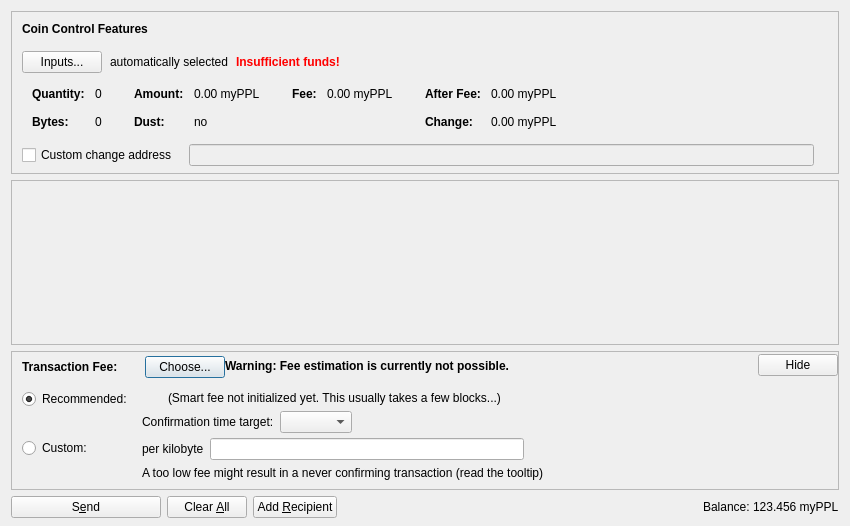
<?xml version="1.0" encoding="UTF-8"?>
<ui version="4.0">
 <class>SendCoinsDialog</class>
 <widget class="QDialog" name="SendCoinsDialog">
  <property name="geometry">
   <rect>
    <x>0</x>
    <y>0</y>
    <width>850</width>
    <height>526</height>
   </rect>
  </property>
  <property name="windowTitle">
   <string>Send Coins</string>
  </property>
  <layout class="QVBoxLayout" name="verticalLayout" stretch="0,1,0,0">
   <property name="bottomMargin">
    <number>8</number>
   </property>
   <item>
    <widget class="QFrame" name="frameCoinControl">
     <property name="sizePolicy">
      <sizepolicy hsizetype="Expanding" vsizetype="Expanding">
       <horstretch>0</horstretch>
       <verstretch>0</verstretch>
      </sizepolicy>
     </property>
     <property name="maximumSize">
      <size>
       <width>16777215</width>
       <height>16777215</height>
      </size>
     </property>
     <property name="frameShape">
      <enum>QFrame::StyledPanel</enum>
     </property>
     <property name="frameShadow">
      <enum>QFrame::Sunken</enum>
     </property>
     <layout class="QVBoxLayout" name="verticalLayoutCoinControl2">
      <property name="spacing">
       <number>0</number>
      </property>
      <property name="leftMargin">
       <number>0</number>
      </property>
      <property name="topMargin">
       <number>0</number>
      </property>
      <property name="rightMargin">
       <number>0</number>
      </property>
      <property name="bottomMargin">
       <number>6</number>
      </property>
      <item>
       <layout class="QVBoxLayout" name="verticalLayoutCoinControl" stretch="0,0,0,0,1">
        <property name="spacing">
         <number>0</number>
        </property>
        <property name="leftMargin">
         <number>10</number>
        </property>
        <property name="topMargin">
         <number>10</number>
        </property>
        <item>
         <layout class="QHBoxLayout" name="horizontalLayoutCoinControl1">
          <property name="bottomMargin">
           <number>15</number>
          </property>
          <item>
           <widget class="QLabel" name="labelCoinControlFeatures">
            <property name="sizePolicy">
             <sizepolicy hsizetype="Preferred" vsizetype="Maximum">
              <horstretch>0</horstretch>
              <verstretch>0</verstretch>
             </sizepolicy>
            </property>
            <property name="font">
             <font>
              <weight>75</weight>
              <bold>true</bold>
             </font>
            </property>
            <property name="styleSheet">
             <string notr="true">font-weight:bold;</string>
            </property>
            <property name="text">
             <string>Coin Control Features</string>
            </property>
           </widget>
          </item>
         </layout>
        </item>
        <item>
         <layout class="QHBoxLayout" name="horizontalLayoutCoinControl2" stretch="0,0,0,0">
          <property name="spacing">
           <number>8</number>
          </property>
          <property name="bottomMargin">
           <number>10</number>
          </property>
          <item>
           <widget class="QPushButton" name="pushButtonCoinControl">
            <property name="styleSheet">
             <string notr="true"/>
            </property>
            <property name="text">
             <string>Inputs...</string>
            </property>
            <property name="autoDefault">
             <bool>false</bool>
            </property>
           </widget>
          </item>
          <item>
           <widget class="QLabel" name="labelCoinControlAutomaticallySelected">
            <property name="text">
             <string>automatically selected</string>
            </property>
            <property name="margin">
             <number>5</number>
            </property>
           </widget>
          </item>
          <item>
           <widget class="QLabel" name="labelCoinControlInsuffFunds">
            <property name="font">
             <font>
              <weight>75</weight>
              <bold>true</bold>
             </font>
            </property>
            <property name="styleSheet">
             <string notr="true">color:red;font-weight:bold;</string>
            </property>
            <property name="text">
             <string>Insufficient funds!</string>
            </property>
            <property name="margin">
             <number>5</number>
            </property>
           </widget>
          </item>
          <item>
           <spacer name="horizontalSpacerCoinControl">
            <property name="orientation">
             <enum>Qt::Horizontal</enum>
            </property>
            <property name="sizeHint" stdset="0">
             <size>
              <width>40</width>
              <height>1</height>
             </size>
            </property>
           </spacer>
          </item>
         </layout>
        </item>
        <item>
         <widget class="QWidget" name="widgetCoinControl" native="true">
          <property name="sizePolicy">
           <sizepolicy hsizetype="Preferred" vsizetype="Preferred">
            <horstretch>0</horstretch>
            <verstretch>0</verstretch>
           </sizepolicy>
          </property>
          <property name="minimumSize">
           <size>
            <width>0</width>
            <height>0</height>
           </size>
          </property>
          <property name="styleSheet">
           <string notr="true"/>
          </property>
          <layout class="QHBoxLayout" name="horizontalLayoutCoinControl5">
           <property name="leftMargin">
            <number>0</number>
           </property>
           <property name="topMargin">
            <number>0</number>
           </property>
           <property name="rightMargin">
            <number>0</number>
           </property>
           <property name="bottomMargin">
            <number>0</number>
           </property>
           <item>
            <layout class="QHBoxLayout" name="horizontalLayoutCoinControl3" stretch="0,0,0,1">
             <property name="spacing">
              <number>20</number>
             </property>
             <property name="topMargin">
              <number>0</number>
             </property>
             <property name="bottomMargin">
              <number>10</number>
             </property>
             <item>
              <layout class="QFormLayout" name="formLayoutCoinControl1">
               <property name="horizontalSpacing">
                <number>10</number>
               </property>
               <property name="verticalSpacing">
                <number>14</number>
               </property>
               <property name="leftMargin">
                <number>10</number>
               </property>
               <property name="topMargin">
                <number>4</number>
               </property>
               <property name="rightMargin">
                <number>6</number>
               </property>
               <item row="0" column="0">
                <widget class="QLabel" name="labelCoinControlQuantityText">
                 <property name="font">
                  <font>
                   <weight>75</weight>
                   <bold>true</bold>
                  </font>
                 </property>
                 <property name="text">
                  <string>Quantity:</string>
                 </property>
                 <property name="margin">
                  <number>0</number>
                 </property>
                </widget>
               </item>
               <item row="0" column="1">
                <widget class="QLabel" name="labelCoinControlQuantity">
                 <property name="cursor">
                  <cursorShape>IBeamCursor</cursorShape>
                 </property>
                 <property name="contextMenuPolicy">
                  <enum>Qt::ActionsContextMenu</enum>
                 </property>
                 <property name="text">
                  <string notr="true">0</string>
                 </property>
                 <property name="margin">
                  <number>0</number>
                 </property>
                 <property name="textInteractionFlags">
                  <set>Qt::LinksAccessibleByMouse|Qt::TextSelectableByKeyboard|Qt::TextSelectableByMouse</set>
                 </property>
                </widget>
               </item>
               <item row="1" column="0">
                <widget class="QLabel" name="labelCoinControlBytesText">
                 <property name="font">
                  <font>
                   <weight>75</weight>
                   <bold>true</bold>
                  </font>
                 </property>
                 <property name="text">
                  <string>Bytes:</string>
                 </property>
                </widget>
               </item>
               <item row="1" column="1">
                <widget class="QLabel" name="labelCoinControlBytes">
                 <property name="cursor">
                  <cursorShape>IBeamCursor</cursorShape>
                 </property>
                 <property name="contextMenuPolicy">
                  <enum>Qt::ActionsContextMenu</enum>
                 </property>
                 <property name="text">
                  <string notr="true">0</string>
                 </property>
                 <property name="textInteractionFlags">
                  <set>Qt::LinksAccessibleByMouse|Qt::TextSelectableByKeyboard|Qt::TextSelectableByMouse</set>
                 </property>
                </widget>
               </item>
              </layout>
             </item>
             <item>
              <layout class="QFormLayout" name="formLayoutCoinControl2">
               <property name="horizontalSpacing">
                <number>10</number>
               </property>
               <property name="verticalSpacing">
                <number>14</number>
               </property>
               <property name="leftMargin">
                <number>6</number>
               </property>
               <property name="topMargin">
                <number>4</number>
               </property>
               <property name="rightMargin">
                <number>6</number>
               </property>
               <item row="0" column="0">
                <widget class="QLabel" name="labelCoinControlAmountText">
                 <property name="font">
                  <font>
                   <weight>75</weight>
                   <bold>true</bold>
                  </font>
                 </property>
                 <property name="text">
                  <string>Amount:</string>
                 </property>
                 <property name="margin">
                  <number>0</number>
                 </property>
                </widget>
               </item>
               <item row="0" column="1">
                <widget class="QLabel" name="labelCoinControlAmount">
                 <property name="cursor">
                  <cursorShape>IBeamCursor</cursorShape>
                 </property>
                 <property name="contextMenuPolicy">
                  <enum>Qt::ActionsContextMenu</enum>
                 </property>
                 <property name="text">
                  <string notr="true">0.00 myPPL</string>
                 </property>
                 <property name="textInteractionFlags">
                  <set>Qt::LinksAccessibleByMouse|Qt::TextSelectableByKeyboard|Qt::TextSelectableByMouse</set>
                 </property>
                </widget>
               </item>
               <item row="1" column="0">
                <widget class="QLabel" name="labelCoinControlLowOutputText">
                 <property name="font">
                  <font>
                   <weight>75</weight>
                   <bold>true</bold>
                  </font>
                 </property>
                 <property name="text">
                  <string>Dust:</string>
                 </property>
                </widget>
               </item>
               <item row="1" column="1">
                <widget class="QLabel" name="labelCoinControlLowOutput">
                 <property name="cursor">
                  <cursorShape>IBeamCursor</cursorShape>
                 </property>
                 <property name="contextMenuPolicy">
                  <enum>Qt::ActionsContextMenu</enum>
                 </property>
                 <property name="text">
                  <string notr="true">no</string>
                 </property>
                 <property name="textInteractionFlags">
                  <set>Qt::LinksAccessibleByMouse|Qt::TextSelectableByKeyboard|Qt::TextSelectableByMouse</set>
                 </property>
                </widget>
               </item>
              </layout>
             </item>
             <item>
              <layout class="QFormLayout" name="formLayoutCoinControl3">
               <property name="horizontalSpacing">
                <number>10</number>
               </property>
               <property name="verticalSpacing">
                <number>14</number>
               </property>
               <property name="leftMargin">
                <number>6</number>
               </property>
               <property name="topMargin">
                <number>4</number>
               </property>
               <property name="rightMargin">
                <number>6</number>
               </property>
               <item row="0" column="0">
                <widget class="QLabel" name="labelCoinControlFeeText">
                 <property name="font">
                  <font>
                   <weight>75</weight>
                   <bold>true</bold>
                  </font>
                 </property>
                 <property name="text">
                  <string>Fee:</string>
                 </property>
                 <property name="margin">
                  <number>0</number>
                 </property>
                </widget>
               </item>
               <item row="0" column="1">
                <widget class="QLabel" name="labelCoinControlFee">
                 <property name="cursor">
                  <cursorShape>IBeamCursor</cursorShape>
                 </property>
                 <property name="contextMenuPolicy">
                  <enum>Qt::ActionsContextMenu</enum>
                 </property>
                 <property name="text">
                  <string notr="true">0.00 myPPL</string>
                 </property>
                 <property name="textInteractionFlags">
                  <set>Qt::LinksAccessibleByMouse|Qt::TextSelectableByKeyboard|Qt::TextSelectableByMouse</set>
                 </property>
                </widget>
               </item>
              </layout>
             </item>
             <item>
              <layout class="QFormLayout" name="formLayoutCoinControl4">
               <property name="horizontalSpacing">
                <number>10</number>
               </property>
               <property name="verticalSpacing">
                <number>14</number>
               </property>
               <property name="leftMargin">
                <number>6</number>
               </property>
               <property name="topMargin">
                <number>4</number>
               </property>
               <property name="rightMargin">
                <number>6</number>
               </property>
               <item row="0" column="0">
                <widget class="QLabel" name="labelCoinControlAfterFeeText">
                 <property name="font">
                  <font>
                   <weight>75</weight>
                   <bold>true</bold>
                  </font>
                 </property>
                 <property name="text">
                  <string>After Fee:</string>
                 </property>
                 <property name="margin">
                  <number>0</number>
                 </property>
                </widget>
               </item>
               <item row="0" column="1">
                <widget class="QLabel" name="labelCoinControlAfterFee">
                 <property name="cursor">
                  <cursorShape>IBeamCursor</cursorShape>
                 </property>
                 <property name="contextMenuPolicy">
                  <enum>Qt::ActionsContextMenu</enum>
                 </property>
                 <property name="text">
                  <string notr="true">0.00 myPPL</string>
                 </property>
                 <property name="textInteractionFlags">
                  <set>Qt::LinksAccessibleByMouse|Qt::TextSelectableByKeyboard|Qt::TextSelectableByMouse</set>
                 </property>
                </widget>
               </item>
               <item row="1" column="0">
                <widget class="QLabel" name="labelCoinControlChangeText">
                 <property name="font">
                  <font>
                   <weight>75</weight>
                   <bold>true</bold>
                  </font>
                 </property>
                 <property name="text">
                  <string>Change:</string>
                 </property>
                </widget>
               </item>
               <item row="1" column="1">
                <widget class="QLabel" name="labelCoinControlChange">
                 <property name="cursor">
                  <cursorShape>IBeamCursor</cursorShape>
                 </property>
                 <property name="contextMenuPolicy">
                  <enum>Qt::ActionsContextMenu</enum>
                 </property>
                 <property name="text">
                  <string notr="true">0.00 myPPL</string>
                 </property>
                 <property name="textInteractionFlags">
                  <set>Qt::LinksAccessibleByMouse|Qt::TextSelectableByKeyboard|Qt::TextSelectableByMouse</set>
                 </property>
                </widget>
               </item>
              </layout>
             </item>
            </layout>
           </item>
          </layout>
         </widget>
        </item>
        <item>
         <layout class="QHBoxLayout" name="horizontalLayoutCoinControl4" stretch="0,0,0">
          <property name="spacing">
           <number>12</number>
          </property>
          <property name="sizeConstraint">
           <enum>QLayout::SetDefaultConstraint</enum>
          </property>
          <property name="topMargin">
           <number>5</number>
          </property>
          <property name="rightMargin">
           <number>5</number>
          </property>
          <item>
           <widget class="QCheckBox" name="checkBoxCoinControlChange">
            <property name="toolTip">
             <string>If this is activated, but the change address is empty or invalid, change will be sent to a newly generated address.</string>
            </property>
            <property name="text">
             <string>Custom change address</string>
            </property>
           </widget>
          </item>
          <item>
           <widget class="QValidatedLineEdit" name="lineEditCoinControlChange">
            <property name="enabled">
             <bool>false</bool>
            </property>
            <property name="sizePolicy">
             <sizepolicy hsizetype="Expanding" vsizetype="Fixed">
              <horstretch>0</horstretch>
              <verstretch>0</verstretch>
             </sizepolicy>
            </property>
           </widget>
          </item>
          <item>
           <widget class="QLabel" name="labelCoinControlChangeLabel">
            <property name="sizePolicy">
             <sizepolicy hsizetype="Preferred" vsizetype="Expanding">
              <horstretch>0</horstretch>
              <verstretch>0</verstretch>
             </sizepolicy>
            </property>
            <property name="minimumSize">
             <size>
              <width>0</width>
              <height>0</height>
             </size>
            </property>
            <property name="text">
             <string/>
            </property>
            <property name="margin">
             <number>3</number>
            </property>
           </widget>
          </item>
         </layout>
        </item>
        <item>
         <spacer name="verticalSpacerCoinControl">
          <property name="orientation">
           <enum>Qt::Vertical</enum>
          </property>
          <property name="sizeHint" stdset="0">
           <size>
            <width>800</width>
            <height>1</height>
           </size>
          </property>
         </spacer>
        </item>
       </layout>
      </item>
     </layout>
    </widget>
   </item>
   <item>
    <widget class="QScrollArea" name="scrollArea">
     <property name="widgetResizable">
      <bool>true</bool>
     </property>
     <widget class="QWidget" name="scrollAreaWidgetContents">
      <property name="geometry">
       <rect>
        <x>0</x>
        <y>0</y>
        <width>830</width>
        <height>104</height>
       </rect>
      </property>
      <layout class="QVBoxLayout" name="verticalLayout_2" stretch="0,1">
       <property name="leftMargin">
        <number>0</number>
       </property>
       <property name="topMargin">
        <number>0</number>
       </property>
       <property name="rightMargin">
        <number>0</number>
       </property>
       <property name="bottomMargin">
        <number>0</number>
       </property>
       <item>
        <layout class="QVBoxLayout" name="entries">
         <property name="spacing">
          <number>6</number>
         </property>
        </layout>
       </item>
       <item>
        <spacer name="verticalSpacer">
         <property name="orientation">
          <enum>Qt::Vertical</enum>
         </property>
         <property name="sizeHint" stdset="0">
          <size>
           <width>20</width>
           <height>40</height>
          </size>
         </property>
        </spacer>
       </item>
      </layout>
     </widget>
    </widget>
   </item>
   <item>
    <widget class="QFrame" name="frameFee">
     <property name="sizePolicy">
      <sizepolicy hsizetype="Expanding" vsizetype="Expanding">
       <horstretch>0</horstretch>
       <verstretch>0</verstretch>
      </sizepolicy>
     </property>
     <property name="maximumSize">
      <size>
       <width>16777215</width>
       <height>16777215</height>
      </size>
     </property>
     <property name="frameShape">
      <enum>QFrame::StyledPanel</enum>
     </property>
     <property name="frameShadow">
      <enum>QFrame::Sunken</enum>
     </property>
     <layout class="QVBoxLayout" name="verticalLayoutFee1">
      <property name="spacing">
       <number>0</number>
      </property>
      <property name="leftMargin">
       <number>0</number>
      </property>
      <property name="topMargin">
       <number>0</number>
      </property>
      <property name="rightMargin">
       <number>0</number>
      </property>
      <property name="bottomMargin">
       <number>0</number>
      </property>
      <item>
       <layout class="QVBoxLayout" name="verticalLayoutFee2" stretch="0,0,0">
        <property name="spacing">
         <number>0</number>
        </property>
        <property name="leftMargin">
         <number>10</number>
        </property>
        <property name="topMargin">
         <number>0</number>
        </property>
        <item>
         <layout class="QHBoxLayout" name="horizontalLayoutFee1">
          <property name="bottomMargin">
           <number>0</number>
          </property>
          <item>
           <layout class="QVBoxLayout" name="verticalLayoutFee7">
            <property name="spacing">
             <number>0</number>
            </property>
            <item>
             <spacer name="verticalSpacerSmartFee">
              <property name="orientation">
               <enum>Qt::Vertical</enum>
              </property>
              <property name="sizeType">
               <enum>QSizePolicy::Fixed</enum>
              </property>
              <property name="sizeHint" stdset="0">
               <size>
                <width>1</width>
                <height>4</height>
               </size>
              </property>
             </spacer>
            </item>
            <item>
             <layout class="QHBoxLayout" name="horizontalLayoutSmartFee">
              <property name="spacing">
               <number>10</number>
              </property>
              <item>
               <widget class="QLabel" name="labelFeeHeadline">
                <property name="sizePolicy">
                 <sizepolicy hsizetype="Preferred" vsizetype="Maximum">
                  <horstretch>0</horstretch>
                  <verstretch>0</verstretch>
                 </sizepolicy>
                </property>
                <property name="font">
                 <font>
                  <weight>75</weight>
                  <bold>true</bold>
                 </font>
                </property>
                <property name="styleSheet">
                 <string notr="true">font-weight:bold;</string>
                </property>
                <property name="text">
                 <string>Transaction Fee:</string>
                </property>
               </widget>
              </item>
              <item>
               <widget class="QLabel" name="labelFeeMinimized">
                <property name="text">
                 <string/>
                </property>
               </widget>
              </item>
              <item>
               <widget class="QPushButton" name="buttonChooseFee">
                <property name="text">
                 <string>Choose...</string>
                </property>
               </widget>
              </item>
             </layout>
            </item>
            <item>
             <spacer name="verticalSpacer_5">
              <property name="orientation">
               <enum>Qt::Vertical</enum>
              </property>
              <property name="sizeHint" stdset="0">
               <size>
                <width>1</width>
                <height>1</height>
               </size>
              </property>
             </spacer>
            </item>
           </layout>
          </item>
          <item>
           <widget class="QLabel" name="fallbackFeeWarningLabel">
            <property name="toolTip">
             <string>Using the fallbackfee can result in sending a transaction that will take several hours or days (or never) to confirm. Consider choosing your fee manually or wait until you have validated the complete chain.</string>
            </property>
            <property name="font">
            <font>
                <weight>75</weight>
                <bold>true</bold>
            </font>
            </property>
            <property name="text">
             <string>Warning: Fee estimation is currently not possible.</string>
            </property>
            <property name="wordWrap">
             <bool>false</bool>
            </property>
           </widget>
          </item>
          <item>
           <spacer name="horizontalSpacer_4">
            <property name="orientation">
             <enum>Qt::Horizontal</enum>
            </property>
            <property name="sizeType">
             <enum>QSizePolicy::MinimumExpanding</enum>
            </property>
            <property name="sizeHint" stdset="0">
             <size>
              <width>40</width>
              <height>20</height>
             </size>
            </property>
           </spacer>
          </item>
          <item>
           <widget class="QPushButton" name="buttonMinimizeFee">
            <property name="toolTip">
             <string>collapse fee-settings</string>
            </property>
            <property name="text">
             <string>Hide</string>
            </property>
           </widget>
          </item>
         </layout>
        </item>
        <item>
         <widget class="QFrame" name="frameFeeSelection">
          <layout class="QVBoxLayout" name="verticalLayoutFee12">
           <property name="spacing">
            <number>0</number>
           </property>
           <property name="leftMargin">
            <number>0</number>
           </property>
           <property name="topMargin">
            <number>0</number>
           </property>
           <property name="rightMargin">
            <number>0</number>
           </property>
           <property name="bottomMargin">
            <number>0</number>
           </property>
           <item>
            <layout class="QGridLayout" name="gridLayoutFee">
             <property name="topMargin">
              <number>10</number>
             </property>
             <property name="bottomMargin">
              <number>4</number>
             </property>
             <property name="horizontalSpacing">
              <number>10</number>
             </property>
             <property name="verticalSpacing">
              <number>4</number>
             </property>
             <item row="1" column="1">
              <layout class="QVBoxLayout" name="verticalLayoutFee8">
               <property name="spacing">
                <number>6</number>
               </property>
               <item>
                <layout class="QHBoxLayout" name="horizontalLayoutFee13">
                 <item>
                  <widget class="QLabel" name="labelCustomPerKilobyte">
                   <property name="toolTip">
                    <string>Specify a custom fee per kB (1,000 bytes) of the transaction's virtual size.

Note:  Since the fee is calculated on a per-byte basis, a fee of "100 satoshis per kB" for a transaction size of 500 bytes (half of 1 kB) would ultimately yield a fee of only 50 satoshis.</string>
                   </property>
                   <property name="text">
                    <string>per kilobyte</string>
                   </property>
                  </widget>
                 </item>
                 <item>
                  <widget class="BitcoinAmountField" name="customFee"/>
                 </item>
                 <item>
                  <spacer name="horizontalSpacer_6">
                   <property name="orientation">
                    <enum>Qt::Horizontal</enum>
                   </property>
                   <property name="sizeHint" stdset="0">
                    <size>
                     <width>1</width>
                     <height>1</height>
                    </size>
                   </property>
                  </spacer>
                 </item>
                </layout>
               </item>
               <item>
                <layout class="QHBoxLayout" name="horizontalLayoutFee8">
                 <item>
                  <widget class="QLabel" name="labelCustomFeeWarning">
                   <property name="enabled">
                    <bool>true</bool>
                   </property>
                   <property name="toolTip">
                    <string>When there is less transaction volume than space in the blocks, miners as well as relaying nodes may enforce a minimum fee. Paying only this minimum fee is just fine, but be aware that this can result in a never confirming transaction once there is more demand for Flight transactions than the network can process.</string>
                   </property>
                   <property name="text">
                    <string>A too low fee might result in a never confirming transaction (read the tooltip)</string>
                   </property>
                  </widget>
                 </item>
                 <item>
                  <spacer name="horizontalSpacer_2">
                   <property name="orientation">
                    <enum>Qt::Horizontal</enum>
                   </property>
                   <property name="sizeHint" stdset="0">
                    <size>
                     <width>1</width>
                     <height>1</height>
                    </size>
                   </property>
                  </spacer>
                 </item>
                </layout>
               </item>
              </layout>
             </item>
             <item row="0" column="0">
              <layout class="QVBoxLayout" name="verticalLayoutFee4" stretch="0,1">
               <item>
                <widget class="QRadioButton" name="radioSmartFee">
                 <property name="text">
                  <string>Recommended:</string>
                 </property>
                 <property name="checked">
                  <bool>true</bool>
                 </property>
                 <attribute name="buttonGroup">
                  <string notr="true">groupFee</string>
                 </attribute>
                </widget>
               </item>
               <item>
                <spacer name="verticalSpacer_2">
                 <property name="orientation">
                  <enum>Qt::Vertical</enum>
                 </property>
                 <property name="sizeHint" stdset="0">
                  <size>
                   <width>1</width>
                   <height>1</height>
                  </size>
                 </property>
                </spacer>
               </item>
              </layout>
             </item>
             <item row="1" column="0">
              <layout class="QVBoxLayout" name="verticalLayoutFee9" stretch="0,1">
               <item>
                <widget class="QRadioButton" name="radioCustomFee">
                 <property name="text">
                  <string>Custom:</string>
                 </property>
                 <attribute name="buttonGroup">
                  <string notr="true">groupFee</string>
                 </attribute>
                </widget>
               </item>
               <item>
                <spacer name="verticalSpacer_6">
                 <property name="orientation">
                  <enum>Qt::Vertical</enum>
                 </property>
                 <property name="sizeHint" stdset="0">
                  <size>
                   <width>1</width>
                   <height>1</height>
                  </size>
                 </property>
                </spacer>
               </item>
              </layout>
             </item>
             <item row="0" column="1">
              <layout class="QVBoxLayout" name="verticalLayoutFee3" stretch="0,0,1">
               <property name="spacing">
                <number>6</number>
               </property>
               <property name="topMargin">
                <number>2</number>
               </property>
               <item>
                <layout class="QHBoxLayout" name="horizontalLayoutFee12">
                 <item>
                  <widget class="QLabel" name="labelSmartFee">
                   <property name="text">
                    <string/>
                   </property>
                  </widget>
                 </item>
                 <item>
                  <widget class="QLabel" name="labelFeeEstimation">
                   <property name="text">
                    <string/>
                   </property>
                  </widget>
                 </item>
                 <item>
                  <widget class="QLabel" name="labelSmartFee2">
                   <property name="text">
                    <string>(Smart fee not initialized yet. This usually takes a few blocks...)</string>
                   </property>
                  </widget>
                 </item>
                 <item>
                  <spacer name="horizontalSpacer_5">
                   <property name="orientation">
                    <enum>Qt::Horizontal</enum>
                   </property>
                   <property name="sizeHint" stdset="0">
                    <size>
                     <width>1</width>
                     <height>1</height>
                    </size>
                   </property>
                  </spacer>
                 </item>
                </layout>
               </item>
               <item>
                <layout class="QHBoxLayout" name="horizontalLayoutFee9">
                 <item>
                  <layout class="QVBoxLayout" name="verticalLayoutFee6">
                   <item>
                    <widget class="QLabel" name="labelSmartFee3">
                     <property name="text">
                      <string>Confirmation time target:</string>
                     </property>
                    </widget>
                   </item>
                  </layout>
                 </item>
                 <item>
                  <layout class="QVBoxLayout" name="verticalLayoutFee5">
                   <property name="rightMargin">
                    <number>30</number>
                   </property>
                   <item>
                    <layout class="QHBoxLayout" name="horizontalLayoutConfTarget">
                     <property name="bottomMargin">
                      <number>0</number>
                     </property>
                     <item>
                      <widget class="QComboBox" name="confTargetSelector"/>
                     </item>
                     <item>
                      <spacer name="horizontalSpacerConfTarget">
                       <property name="orientation">
                        <enum>Qt::Horizontal</enum>
                       </property>
                       <property name="sizeHint" stdset="0">
                        <size>
                         <width>40</width>
                         <height>20</height>
                        </size>
                       </property>
                      </spacer>
                     </item>
                    </layout>
                   </item>
                  </layout>
                 </item>
                </layout>
               </item>
               <item>
                <spacer name="verticalSpacer_4">
                 <property name="orientation">
                  <enum>Qt::Vertical</enum>
                 </property>
                 <property name="sizeHint" stdset="0">
                  <size>
                   <width>1</width>
                   <height>1</height>
                  </size>
                 </property>
                </spacer>
               </item>
              </layout>
             </item>
            </layout>
           </item>
          </layout>
         </widget>
        </item>
        <item>
         <spacer name="verticalSpacerFee">
          <property name="orientation">
           <enum>Qt::Vertical</enum>
          </property>
          <property name="sizeHint" stdset="0">
           <size>
            <width>40</width>
            <height>5</height>
           </size>
          </property>
         </spacer>
        </item>
       </layout>
      </item>
     </layout>
    </widget>
   </item>
   <item>
    <layout class="QHBoxLayout" name="horizontalLayout">
     <item>
      <widget class="QPushButton" name="sendButton">
       <property name="minimumSize">
        <size>
         <width>150</width>
         <height>0</height>
        </size>
       </property>
       <property name="toolTip">
        <string>Confirm the send action</string>
       </property>
       <property name="text">
        <string>S&amp;end</string>
       </property>
       <property name="icon">
        <iconset resource="../bitcoin.qrc">
         <normaloff>:/icons/send</normaloff>:/icons/send</iconset>
       </property>
       <property name="autoDefault">
        <bool>false</bool>
       </property>
       <property name="default">
        <bool>false</bool>
       </property>
      </widget>
     </item>
     <item>
      <widget class="QPushButton" name="clearButton">
       <property name="sizePolicy">
        <sizepolicy hsizetype="Minimum" vsizetype="Fixed">
         <horstretch>0</horstretch>
         <verstretch>0</verstretch>
        </sizepolicy>
       </property>
       <property name="toolTip">
        <string>Clear all fields of the form.</string>
       </property>
       <property name="text">
        <string>Clear &amp;All</string>
       </property>
       <property name="icon">
        <iconset resource="../bitcoin.qrc">
         <normaloff>:/icons/remove</normaloff>:/icons/remove</iconset>
       </property>
       <property name="autoDefault">
        <bool>false</bool>
       </property>
      </widget>
     </item>
     <item>
      <widget class="QPushButton" name="addButton">
       <property name="toolTip">
        <string>Send to multiple recipients at once</string>
       </property>
       <property name="text">
        <string>Add &amp;Recipient</string>
       </property>
       <property name="icon">
        <iconset resource="../bitcoin.qrc">
         <normaloff>:/icons/add</normaloff>:/icons/add</iconset>
       </property>
       <property name="autoDefault">
        <bool>false</bool>
       </property>
      </widget>
     </item>
     <item>
      <spacer name="horizontalSpacer">
       <property name="orientation">
        <enum>Qt::Horizontal</enum>
       </property>
       <property name="sizeHint" stdset="0">
        <size>
         <width>40</width>
         <height>20</height>
        </size>
       </property>
      </spacer>
     </item>
     <item>
      <layout class="QHBoxLayout" name="horizontalLayout_2">
       <property name="spacing">
        <number>3</number>
       </property>
       <item>
        <widget class="QLabel" name="label">
         <property name="sizePolicy">
          <sizepolicy hsizetype="Preferred" vsizetype="Fixed">
           <horstretch>0</horstretch>
           <verstretch>0</verstretch>
          </sizepolicy>
         </property>
         <property name="text">
          <string>Balance:</string>
         </property>
        </widget>
       </item>
       <item>
        <widget class="QLabel" name="labelBalance">
         <property name="sizePolicy">
          <sizepolicy hsizetype="Preferred" vsizetype="Fixed">
           <horstretch>0</horstretch>
           <verstretch>0</verstretch>
          </sizepolicy>
         </property>
         <property name="cursor">
          <cursorShape>IBeamCursor</cursorShape>
         </property>
         <property name="text">
          <string notr="true">123.456 myPPL</string>
         </property>
         <property name="textInteractionFlags">
          <set>Qt::LinksAccessibleByMouse|Qt::TextSelectableByKeyboard|Qt::TextSelectableByMouse</set>
         </property>
        </widget>
       </item>
      </layout>
     </item>
    </layout>
   </item>
  </layout>
 </widget>
 <customwidgets>
  <customwidget>
   <class>QValidatedLineEdit</class>
   <extends>QLineEdit</extends>
   <header>qt/qvalidatedlineedit.h</header>
  </customwidget>
  <customwidget>
   <class>BitcoinAmountField</class>
   <extends>QLineEdit</extends>
   <header>qt/bitcoinamountfield.h</header>
   <container>1</container>
  </customwidget>
 </customwidgets>
 <resources>
  <include location="../bitcoin.qrc"/>
 </resources>
 <connections/>
 <buttongroups>
  <buttongroup name="groupFee"/>
 </buttongroups>
</ui>
